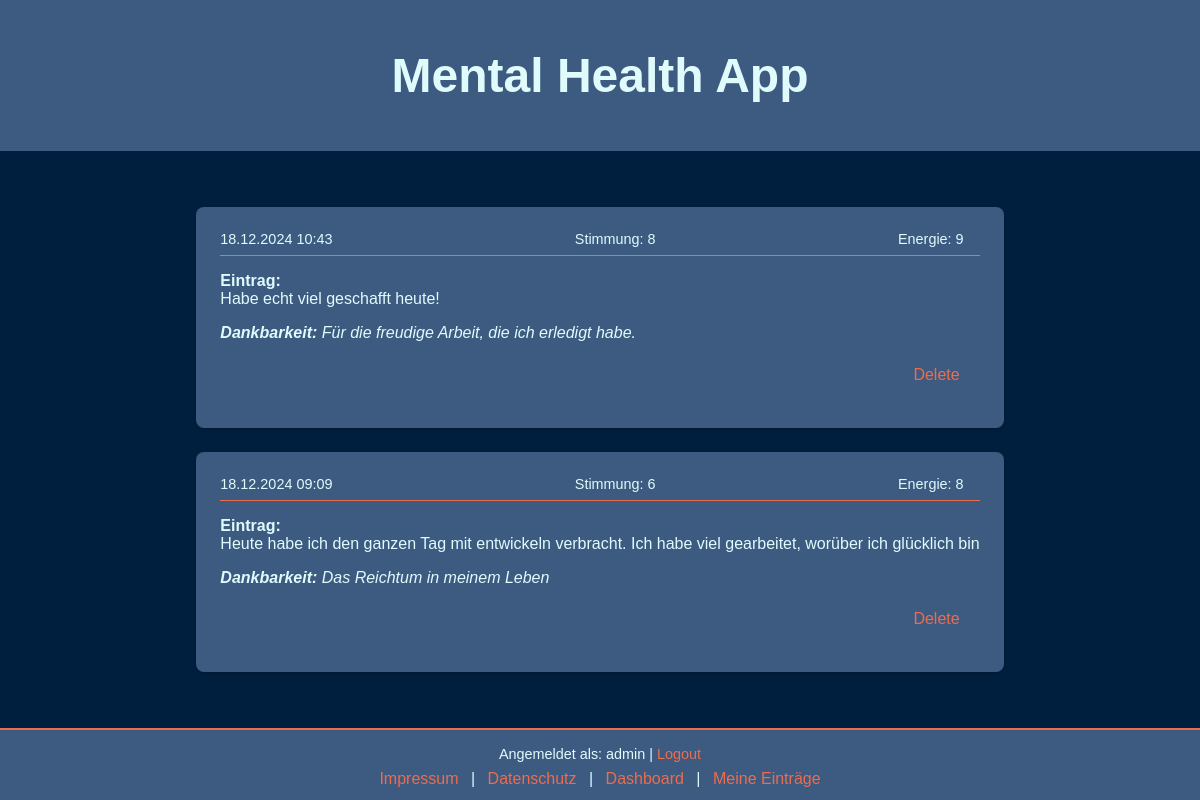
Page /journal_entries (signed in) on the committed database.
### app.py (models this page shows)
class JournalEntry(db.Model):
    id = db.Column(db.Integer, primary_key=True)
    user_id = db.Column(db.Integer, db.ForeignKey('user.id'), nullable=False)
    entry = db.Column(db.Text, nullable=False)
    created_at = db.Column(db.DateTime, default=db.func.current_timestamp())
    user = db.relationship('User', backref=db.backref('journal_entries', lazy=True))

class User(UserMixin, db.Model):
    id = db.Column(db.Integer, primary_key=True)
    username = db.Column(db.String(80), unique=True, nullable=False)
    email = db.Column(db.String(120), unique=True, nullable=False)
    password = db.Column(db.String(200), nullable=False)

### app.py (the view)
@app.route("/journal_entries")
@login_required
def journal_entries():
    entries = JournalEntry.query.filter_by(user_id=current_user.id).order_by(JournalEntry.created_at.desc()).all()
    return render_template("journal_entries.html", entries=entries)

### app.py (called while the page is built)
@login_manager.user_loader
def load_user(user_id):
    return User.query.get(int(user_id))

### templates/journal_entries.html (shortened to what this page needs)
{% extends "header.html" %}  {% block content %}
<main>
  {% if entries %}
  <ul class="entry-list">
    {% for entry in entries %}
    <li class="entry">
      <div class="entry-header">
        <span class="entry-date"
          >{{ entry.created_at.strftime('%d.%m.%Y %H:%M') }}</span
        >
        <span class="entry-mood"
          >Stimmung: {{ entry.entry.split('Stimmung: ')[1].split(',')[0]
          }}</span
        >
        <span class="entry-energy"
          >Energie: {{ entry.entry.split('Energie: ')[1].split('\n')[0] }}</span
        >
      </div>
      <div class="entry-content">
        <p><strong>Eintrag:</strong></p>
        <p>{{ entry.entry.split("\n")[0] }}</p>
      </div>
      <div class="entry-gratitude">
        <p>
          <strong>Dankbarkeit:</strong> {{ entry.entry.split('Dankbarkeit: ')[1]
          }}
        </p>
      </div>
      <form
        method="POST"
        action="{{ url_for('delete_entry', entry_id=entry.id) }}"
        class="delete-form"
      >
        <button type="submit" class="delete-button">Delete</button>
      </form>
    </li>
    {% endfor %}
  </ul>
  {% else %}
  <p>Du hast noch keine Tagebucheinträge erstellt.</p>
  {% endif %}
</main>
{% endblock %}

### templates/header.html (shortened to what this page needs)
<!DOCTYPE html>
<html lang="en">
  <head>
    <link
      rel="stylesheet"
      href="{{ url_for('static', filename='css/styles.css') }}"
    />
  </head>
  <body>
    <header>
      <h1>Mental Health App</h1>
    </header>
    {% block content %}{% endblock %}
    <footer>
      <div class="user-info">
        {% if current_user.is_authenticated %} Angemeldet als: {{
        current_user.username }} |
        <a href="{{ url_for('logout') }}">Logout</a>
        {% else %} Nicht angemeldet {% endif %}
      </div>
      <div class="links">
        <a href="/impressum">Impressum</a> |
        <a href="/datenschutz">Datenschutz</a>
        {% if current_user.is_authenticated %} |
        <a href="{{ url_for('dashboard') }}">Dashboard</a> |
        <a href="{{ url_for('journal_entries') }}">Meine Einträge</a>
        {% endif %}
      </div>
    </footer>
  </body>
</html>

### static/css/styles.css (style rules this page uses)
:root { --blau-dunkel: #001f3f; --graublau: #3d5a80; --kontrast: #ee6c4d; --text-hell: #e0fbfc; }
html, body { height: 100%; margin: 0; font-family: Arial, sans-serif; display: flex; flex-direction: column; background-color: var(--blau-dunkel); color: var(--text-hell); }
header { background-color: var(--graublau); padding: 1rem; text-align: center; color: var(--text-hell); font-size: 1.5rem; flex-shrink: 0; }
main { flex: 1; display: flex; justify-content: center; align-items: center; padding: 1rem; }
footer { background-color: var(--graublau); color: var(--text-hell); text-align: center; padding: 1rem 0; border-top: 2px solid var(--kontrast); flex-shrink: 0; }
footer .user-info { margin-bottom: 0.5rem; font-size: 0.9rem; }
footer .links a { color: var(--kontrast); margin: 0 0.5rem; text-decoration: none; }
a { color: var(--kontrast); text-decoration: none; }
button { padding: 10px 20px; margin: 10px 0; font-size: 1rem; color: var(--text-hell); background-color: var(--graublau); border: none; border-radius: 5px; cursor: pointer; transition: background-color 0.2s ease-in-out; }
.entry-list { list-style-type: none; padding: 0; }
.entry { background-color: var(--graublau); color: var(--text-hell); margin: 1.5rem auto; padding: 1.5rem; border-radius: 8px; box-shadow: 0 2px 4px rgba(0, 0, 0, 0.2); }
.entry-header { display: flex; justify-content: space-between; border-bottom: 1px solid var(--kontrast); padding-bottom: 0.5rem; margin-bottom: 1rem; font-size: 0.9rem; }
.entry-header span { margin-right: 1rem; }
.entry-content p { margin: 0.5rem 0; }
.entry-gratitude { margin-top: 1rem; font-style: italic; color: var(--kontrast); }
.entry-gratitude p { color: var(--text-hell); margin: 0.5rem 0; }
.entry p { margin: 0; }
.delete-form { text-align: right; margin-top: 0.2rem; }
.delete-button { background: none; border: none; color: var(--kontrast); font-size: 1rem; cursor: pointer; transition: color 0.1s ease-in-out; }

### rows in the picture
JournalEntry: created_at "18.12.2024 10:43", entry "8", entry "9", entry "Habe echt viel geschafft heute!", entry "Für die freudige Arbeit, die ich erledigt habe."
JournalEntry: created_at "18.12.2024 09:09", entry "6", entry "8", entry "Heute habe ich den ganzen Tag mit entwickeln verbracht. Ich habe viel gearbeitet, worüber ich glücklich bin", entry "Das Reichtum in meinem Leben"
User: username "admin"
